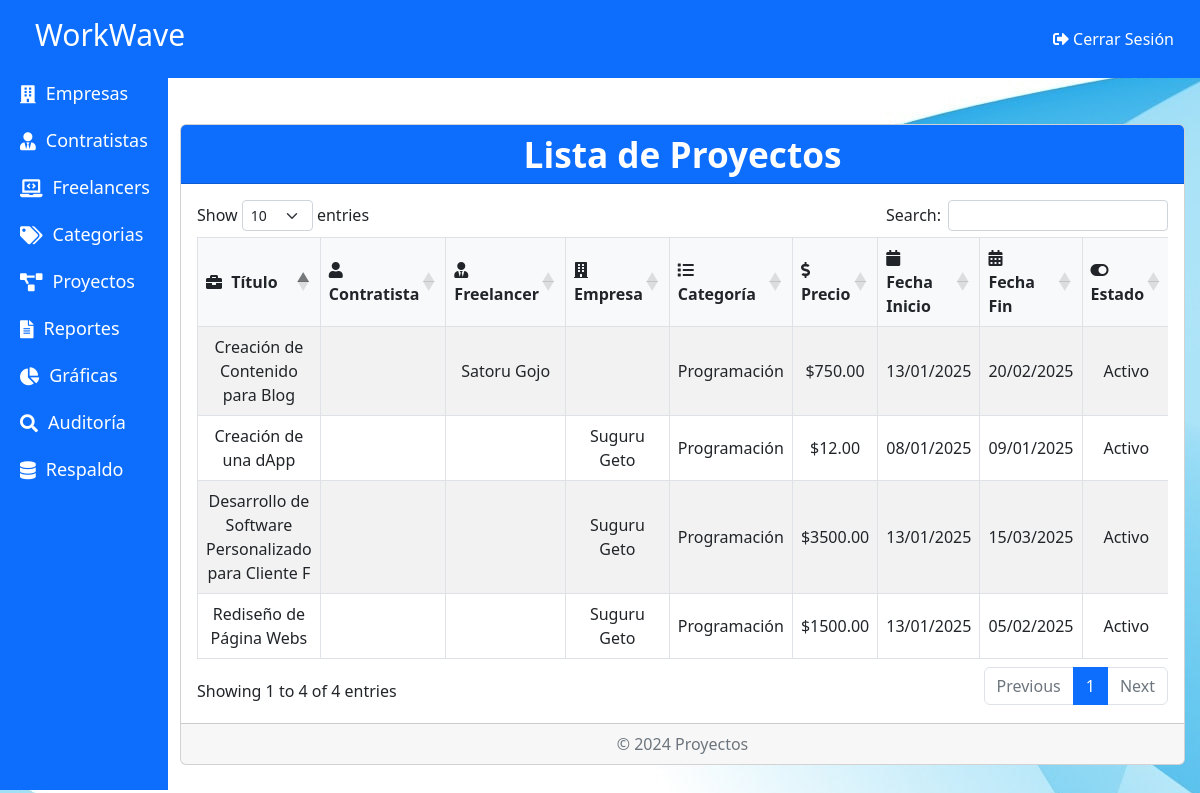
/Admin/Proyectos.php, run on the app's committed database.
### tables this page shows
CREATE TABLE `proyectos` (
  `id` int(11) NOT NULL,
  `tipo_usuario` enum('contratistas','freelancers','empresas') NOT NULL,
  `contratista_id` int(11) DEFAULT NULL,
  `freelancer_id` int(11) DEFAULT NULL,
  `empresa_id` int(11) DEFAULT NULL,
  `titulo` varchar(255) NOT NULL,
  `descripcion` text DEFAULT NULL,
  `image_url` varchar(255) DEFAULT NULL,
  `categoria_id` int(11) DEFAULT NULL,
  `precio` decimal(10,2) DEFAULT NULL,
  `estado` tinyint(1) DEFAULT 1,
  `fecha_inicio` date DEFAULT NULL,
  `fecha_fin` date DEFAULT NULL,
  `fecha_registro` timestamp NOT NULL DEFAULT current_timestamp(),
  `intereses` text DEFAULT NULL,
  `Etiqueta` enum('Oferta','Servicio') DEFAULT NULL,
  `repositorio` varchar(255) DEFAULT NULL,
  `terminado` enum('Sí','No') DEFAULT 'No',
  `pago` enum('Pendiente','Pagado') DEFAULT 'Pendiente'
);

CREATE TABLE `empresas` (
  `id` int(11) NOT NULL,
  `nombre_empresa` varchar(255) NOT NULL,
  `email` varchar(255) NOT NULL,
  `telefono` varchar(20) NOT NULL,
  `rif` text NOT NULL,
  `direccion` text NOT NULL,
  `descripcion_empresa` text NOT NULL,
  `sitio_web` varchar(255) DEFAULT NULL,
  `contrasena` varchar(255) NOT NULL,
  `Estado` tinyint(1) DEFAULT 1,
  `image_url` varchar(255) DEFAULT NULL,
  `doc_rif` varchar(255) DEFAULT NULL,
  `membership_type` varchar(255) DEFAULT NULL,
  `membership_start_date` date DEFAULT NULL,
  `membership_end_date` date DEFAULT NULL
);

CREATE TABLE `categorias` (
  `id` int(11) NOT NULL,
  `nombre` varchar(255) NOT NULL,
  `descripcion` text DEFAULT NULL,
  `estado` tinyint(1) NOT NULL DEFAULT 1
);

CREATE TABLE `freelancers` (
  `id` int(11) NOT NULL,
  `nombre` varchar(255) NOT NULL,
  `email` varchar(255) NOT NULL,
  `telefono` varchar(20) NOT NULL,
  `direccion` text NOT NULL,
  `descripcion_habilidades` text NOT NULL,
  `curriculum` varchar(255) DEFAULT NULL,
  `portafolio` varchar(255) DEFAULT NULL,
  `contrasena` varchar(255) NOT NULL,
  `Estado` tinyint(1) DEFAULT 0,
  `image_url` varchar(255) DEFAULT NULL,
  `membership_type` varchar(255) DEFAULT NULL,
  `membership_start_date` date DEFAULT NULL,
  `membership_end_date` date DEFAULT NULL
);

### Admin/Proyectos.php (the view, shortened to what this page needs)
<?php
include './Dashboard.php';
?>
<!DOCTYPE html>
<html lang="es">
<head>
    <link href="./Assets/css/bootstrap.min.css" rel="stylesheet">
    <link rel="stylesheet" href="https://cdnjs.cloudflare.com/ajax/libs/font-awesome/5.15.4/css/all.min.css">
    <link rel="stylesheet" href="https://cdn.datatables.net/1.11.5/css/dataTables.bootstrap5.min.css">
    <link rel="stylesheet" href="./Assets/css/CRUD.css">
</head>
<body>
<nav class="navbar navbar-expand-lg navbar-light bg-light">
    <div class="container-fluid">
        <a class="navbar-brand" href="#">Proyectos</a>
    </div>
</nav>
<div class="container mt-5 content-wrapper">
    <div class="card">
        <div class="card-header bg-primary text-white">
            <h2 class="card-title m-0" style="color: white;">Lista de Proyectos</h2>
        </div>
        <div class="card-body">
            <div class="table-responsive">
                <table id="proyectosTable" class="table table-bordered table-striped table-hover">
                    <thead>
                        <tr class="text-center">
                            <th><i class="fas fa-briefcase"></i> Título</th>
                            <th><i class="fas fa-user"></i> Contratista</th>
                            <th><i class="fas fa-user-tie"></i> Freelancer</th>
                            <th><i class="fas fa-building"></i> Empresa</th>
                            <th><i class="fas fa-list"></i> Categoría</th>
                            <th><i class="fas fa-dollar-sign"></i> Precio</th>
                            <th><i class="fas fa-calendar"></i> Fecha Inicio</th>
                            <th><i class="fas fa-calendar-alt"></i> Fecha Fin</th>
                            <th><i class="fas fa-toggle-on"></i> Estado</th>
                        </tr>
                    </thead>
                    <tbody>
                        <?php
                        include './conexion.php';
                        $sql = "SELECT p.*,
                                    c.nombre AS contratista_nombre,
                                    f.nombre AS freelancer_nombre,
                                    e.nombre_empresa AS empresa_nombre,
                                    cat.nombre AS categoria_nombre
                                FROM proyectos p
                                LEFT JOIN contratistas c ON p.contratista_id = c.id
                                LEFT JOIN freelancers f ON p.freelancer_id = f.id
                                LEFT JOIN empresas e ON p.empresa_id = e.id
                                LEFT JOIN categorias cat ON p.categoria_id = cat.id";
                        $result = $conn->query($sql);
                        if ($result->num_rows > 0) {
                            while ($row = $result->fetch_assoc()) {
                                $fecha_inicio = date("d/m/Y", strtotime($row['fecha_inicio']));
                                $fecha_fin = date("d/m/Y", strtotime($row['fecha_fin']));
                                echo "<tr>
                                    <td>{$row['titulo']}</td>
                                    <td>{$row['contratista_nombre']}</td>
                                    <td>{$row['freelancer_nombre']}</td>
                                    <td>{$row['empresa_nombre']}</td>
                                    <td>{$row['categoria_nombre']}</td>
                                    <td>\${$row['precio']}</td>
                                    <td>{$fecha_inicio}</td>
                                    <td>{$fecha_fin}</td>
                                    <td class='text-center'>".($row['estado'] ? 'Activo' : 'Inactivo')."</td>
                                    <td class='text-center'>
                                        <button onclick='toggleStatus({$row['id']}, ".($row['estado'] ? 'false' : 'true').")' class='btn ".($row['estado'] ? 'btn-danger' : 'btn-success')." btn-sm' title='Cambiar Estado'>
                                            <i class='fas ".($row['estado'] ? 'fa-lock' : 'fa-lock-open')."'></i>
                                        </button>
                                    </td>
                                </tr>";
                            }
                        } else {
                            echo "<tr><td colspan='10' class='text-center'>No se encontraron proyectos</td></tr>";
                        }
                        ?>
                    </tbody>
                </table>
            </div>
        </div>
        <div class="card-footer text-muted text-center">
            <p class="mb-0">© 2024 Proyectos</p>
        </div>
    </div>
</div>
</body>
</html>

### Admin/Assets/CSS/CRUD.css (style rules this page uses)
body, html { height: 100%; margin: 0; display: flex; flex-direction: column; }
.content-wrapper { flex: 1; display: flex; flex-direction: column; }
.container { padding-top: 20px; padding-left: 15%; padding-right: 15px; }
@media (min-width: 768px) { .container { max-width: 100%; margin-left: auto; margin-right: auto; } }
h2.card-title { font-size: 2.2rem; font-weight: bold; color: #3fa141; text-align: center; margin-bottom: 20px; }
.table th, .table td { vertical-align: middle; text-align: center; }
.table th { background-color: #f8f9fa; font-weight: bold; }
.table th i { margin-right: 5px; }

### Admin/Dashboard.php (style rules this page uses)
body { background-color: #f8f9fa; margin-top: 60px; }

### Admin/Proyectos.php (style rules this page uses)
body { background-image: url('../Assets/images/2312616.jpg'); }

### data on the page
proyectos: titulo "Rediseño de Página Webs", empresa.nombre_empresa "Suguru Geto", categoria.nombre "Programación", precio "1500.00", fecha_inicio "13/01/2025", fecha_fin "05/02/2025", estado "Activo"
proyectos: titulo "Creación de Contenido para Blog", freelancer.nombre "Satoru Gojo", categoria.nombre "Programación", precio "750.00", fecha_inicio "13/01/2025", fecha_fin "20/02/2025", estado "Activo"
proyectos: titulo "Desarrollo de Software Personalizado para Cliente F", empresa.nombre_empresa "Suguru Geto", categoria.nombre "Programación", precio "3500.00", fecha_inicio "13/01/2025", fecha_fin "15/03/2025", estado "Activo"
proyectos: titulo "Creación de una dApp", empresa.nombre_empresa "Suguru Geto", categoria.nombre "Programación", precio "12.00", fecha_inicio "08/01/2025", fecha_fin "09/01/2025", estado "Activo"
